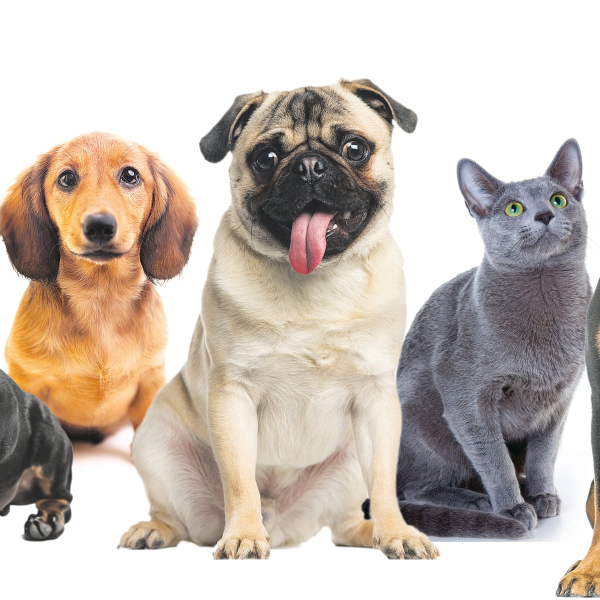
#> input picture dog,cat.jpg, 1200 x 1200 px (shown at 1/2 size)
$ jupyter execute --allow-errors object.ipynb
#> lines starting #> are read from the running program, lines starting #| are printed output that depends on the picture
# Computer Vision & Internet of Things @The Sparks Foundation

### Author : Digza Gandhi

#### Task 1 : Object Detection/Optical Character Recognition(ORC)

##### Problem Statement  : Implement an object detector which identifies the classes of the objects in an image or video.

[cell 1]
import cv2
import numpy as np
import matplotlib.pyplot as plt

#> (a cell that did not finish here is left out)

[cell 3]
classes = []
with open("./label.txt","r") as f:
#> (reads label.txt from the repository)
          classes = f.read().splitlines()

[cell 4]
print(classes)

[cell 5]
len(classes)

[cell 6]
img = cv2.imread("./dog,cat.jpg")
#> img is the input picture: shape (1200, 1200, 3); mean B, G, R 181, 189.7, 200.5

blob = cv2.dnn.blobFromImage(img, 1/255, (320,320), (0,0,0), swapRB = True, crop = False)

[cell 7]
# to print image
i = blob[0].reshape(320,320,3)
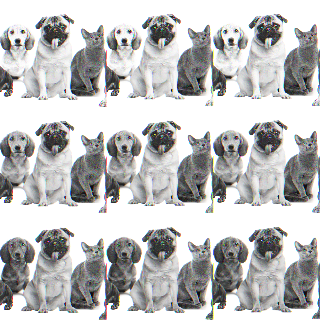
#> i: shape (320, 320, 3) float32; mean of channels 0, 1, 2 0.746, 0.746, 0.746; drawn as B, G, R
height, width, channels = img.shape
#> height = 1200; width = 1200; channels = 3
plt.imshow(i)

#> (a cell that did not finish here is left out)

#> (a cell that did not finish here is left out)

#> (a cell that did not finish here is left out)

#> (a cell that did not finish here is left out)

[cell 12]
class_ids = []
confidences = []
boxes = []
#> (the rest of this cell did not finish here and is left out)

[cell 13]
len(boxes)

[cell 14]
indexes = cv2.dnn.NMSBoxes(boxes, confidences, 0.5, 0.4)

[cell 15]
colors = np.random.uniform(0, 255, size = (len(classes), 3))

[cell 16]
for i in range(len(boxes)):
    if i in indexes:
        x, y, w, h = boxes[i]
        label = str(classes[class_ids[i]])
        color = colors[class_ids[i]]
        cv2.rectangle(img, (x, y), (x + w, y + h), color, 2)
        cv2.putText(img, label, (x, y -5),cv2.FONT_HERSHEY_SIMPLEX,1/2, color, 2)

[cell 17]
plt.imshow(img)

[cell 18]
cv2.imwrite("./img.jpg", img)
#> Out = True
